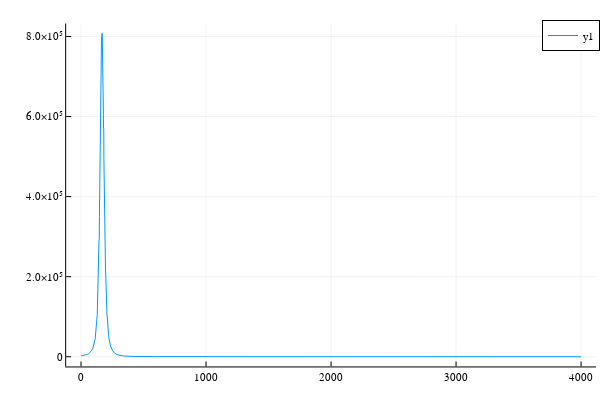

The notebook cell this image was saved under:
### Code cell
plot(1:4000,ener)

### Figure 1 — Plotly figure (JSON) as saved in the notebook; plotly's stock layout.template omitted (floating-point values rounded to 4 significant figures; data arrays with more than 128 entries replaced by an {"elided": "..."} marker saying what was removed)
{"data": [{"colorbar": {"title": {"text": ""}}, "legendgroup": "y1", "line": {"color": "rgba(0, 154, 250, 1.000)", "dash": "solid", "shape": "linear", "width": 1}, "mode": "lines", "name": "y1", "showlegend": true, "type": "scatter", "x": {"elided": "4000 int values"}, "xaxis": "x", "y": {"elided": "4000 float values"}, "yaxis": "y", "zmax": null, "zmin": null}], "layout": {"annotations": [], "height": 400, "legend": {"bgcolor": "rgba(255, 255, 255, 1.000)", "bordercolor": "rgba(0, 0, 0, 1)", "borderwidth": 1, "font": {"color": "rgba(0, 0, 0, 1)", "family": "sans-serif", "size": 11}, "title": {"font": {"color": "rgba(0, 0, 0, 1)", "family": "sans-serif", "size": 15}, "text": ""}, "tracegroupgap": 0, "traceorder": "normal", "x": 1, "xanchor": "auto", "y": 1, "yanchor": "auto"}, "margin": {"b": 20, "l": 0, "r": 0, "t": 20}, "paper_bgcolor": "rgba(255, 255, 255, 1.000)", "plot_bgcolor": "rgba(255, 255, 255, 1.000)", "showlegend": true, "width": 600, "xaxis": {"anchor": "y", "domain": [0.1103, 0.9934], "gridcolor": "rgba(0, 0, 0, 0.1)", "gridwidth": 0.5, "linecolor": "rgba(0, 0, 0, 1)", "mirror": false, "range": [-119.0, 4120.0], "showgrid": true, "showline": true, "showticklabels": true, "tickangle": 0, "tickcolor": "rgb(0, 0, 0)", "tickfont": {"color": "rgba(0, 0, 0, 1)", "family": "sans-serif", "size": 11}, "tickmode": "array", "ticks": "inside", "ticktext": ["0", "1000", "2000", "3000", "4000"], "tickvals": [0, 1000, 2000, 3000, 4000], "title": {"font": {"color": "rgba(0, 0, 0, 1)", "family": "sans-serif", "size": 15}, "text": ""}, "type": "linear", "visible": true, "zeroline": false, "zerolinecolor": "rgba(0, 0, 0, 1)"}, "yaxis": {"anchor": "x", "domain": [0.03762, 0.9902], "gridcolor": "rgba(0, 0, 0, 0.1)", "gridwidth": 0.5, "linecolor": "rgba(0, 0, 0, 1)", "mirror": false, "range": [-24230.0, 832300.0], "showgrid": true, "showline": true, "showticklabels": true, "tickangle": 0, "tickcolor": "rgb(0, 0, 0)", "tickfont": {"color": "rgba(0, 0, 0, 1)", "family": "sans-serif", "size": 11}, "tickmode": "array", "ticks": "inside", "ticktext": ["0", "2.0×10⁵", "4.0×10⁵", "6.0×10⁵", "8.0×10⁵"], "tickvals": [0, 200000, 400000, 600000, 800000], "title": {"font": {"color": "rgba(0, 0, 0, 1)", "family": "sans-serif", "size": 15}, "text": ""}, "type": "linear", "visible": true, "zeroline": false, "zerolinecolor": "rgba(0, 0, 0, 1)"}}}
